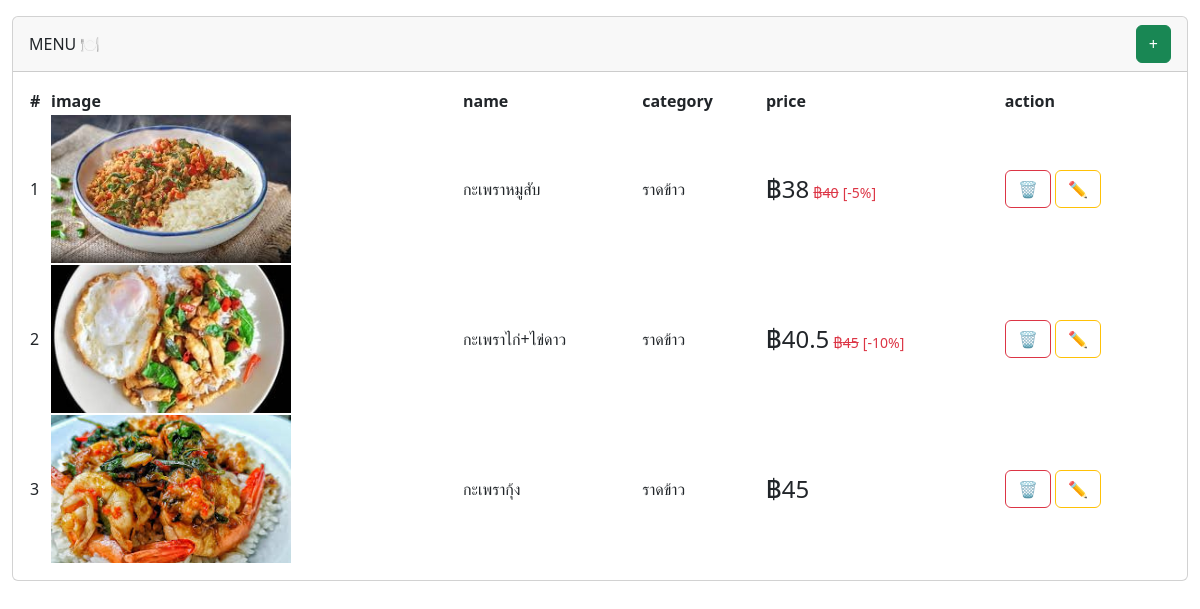
The app's page /restaurant/menu.php (signed in) with its own data.
### tables this page shows
CREATE TABLE `menu` (
  `menu_id` int(11) NOT NULL,
  `menu_cateID` int(11) NOT NULL,
  `menu_name` varchar(20) NOT NULL,
  `menu_price` int(11) NOT NULL,
  `menu_discount` int(11) NOT NULL
);

CREATE TABLE `food_category` (
  `foodCate_id` int(11) NOT NULL,
  `foodCate_resID` int(11) NOT NULL,
  `foodCate_name` varchar(20) NOT NULL
);

### restaurant/menu.php (the view, shortened to what this page needs)
<!DOCTYPE html>
<html lang="en">
<head>
    <link rel="stylesheet" href="../asset/css/bootstrap.css">
</head>
<body>
<nav>
        <?php require('../components/nav.php') ?>
    </nav>
<main class="container-fluid d-flex justify-content-center">
    <div class="card" style="width:100%;">
        <div class="card-header d-flex justify-content-between align-items-center">
            MENU 🍽
            <a href="add_menu.php" class="btn btn-success">+</a>
        </div>
        <div class="card-body">
            <table style="width:100%;">
                <tr>
                    <th>#</th>
                    <th>image</th>
                    <th>name</th>
                    <th>category</th>
                    <th>price</th>
                    <th>action</th>
                </tr>
                <tr>
                <?php
                    require('../server/conn.php');
                    $id = $_SESSION['id'];
                    $i = 1;
                    $sql = "SELECT `menu`.*, `food_category`.* FROM `menu` LEFT JOIN `food_category` ON `menu`.`menu_cateID` = `food_category`.`foodCate_id` WHERE foodCate_resID = $id;";
                    $query = mysqli_query($conn, $sql);
                    $result = mysqli_fetch_all($query, MYSQLI_ASSOC);
                    foreach($result as $row):
                        ?>
                        <tr>
                            <td><?php echo $i; $i +=1; ?></td>
                            <td><img src="../asset/image/food/<?php echo $id.'/'.$row['menu_id'] ?>.jpg" alt="" style="width:240px; height:148px;object-fit: cover; object-position: center;"></td>
                            <td><?php echo $row['menu_name']; ?></td>
                            <td><?php echo $row['foodCate_name']; ?></td>
                            <td>
                            <?php if($row['menu_discount'] > 0) {?>
                               <span class="h4" >  ฿<?php echo $row['menu_price'] - (($row['menu_discount']/100)*$row['menu_price']); ?></span>
                               <span class="text-danger small text-decoration-line-through"> ฿<?php echo $row['menu_price'] ; ?></span>
                               <span class="text-danger small" >[-<?php echo $row['menu_discount']; ?>%]</span>
                            <?php } else{?>
                                    <span class="h4">฿<?php echo $row['menu_price']; ?></span>
                            <?php }?>
                        </td>
                            <td>
                                <a class="btn btn-outline-danger" href="../server/restaurant/server_menu.php?action=del&id=<?php echo $row['menu_id'] ; ?>">🗑</a>
                                <a class="btn btn-outline-warning" href="#">✏</a>
                            </td>
                        </tr>
                        <?php endforeach ?>
                </tr>
            </table>
        </div>
    </div>
</main>
</body>
</html>

### components/nav.php (shortened to what this page needs)
<div class="navbar">
</div>

### records on screen
menu: shows a picture, menu_name "กะเพราหมูสับ", menu_cateID.foodCate_name "ราดข้าว", $row['menu_price'] - (($row['menu_discount']/100)*$row['menu_price']) "38", menu_price "40", menu_discount "5"
menu: shows a picture, menu_name "กะเพราไก่+ไข่ดาว", menu_cateID.foodCate_name "ราดข้าว", $row['menu_price'] - (($row['menu_discount']/100)*$row['menu_price']) "40.5", menu_price "45", menu_discount "10"
menu: shows a picture, menu_name "กะเพรากุ้ง", menu_cateID.foodCate_name "ราดข้าว", menu_price "45"
